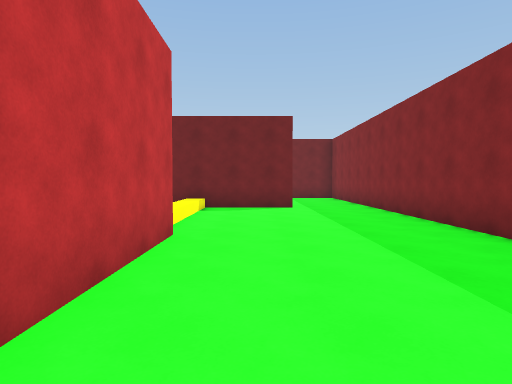
View 1 (above)

21 first-person views from a walk through a scene from a Unity 3-D project. The camera is 1.5 m above the floor, tilts 2° down and sees 75° across. The floor is counted in squares, 2 m on a side. Each view is taken from the middle of a square. On the plan, view 1 faces up. The plan holds only what a view shows up to about 11 squares ahead; the rest is blank. The place goes on beyond the plan. The player is left out. Surface patterns are stand-ins for the level's own textures.

View 2
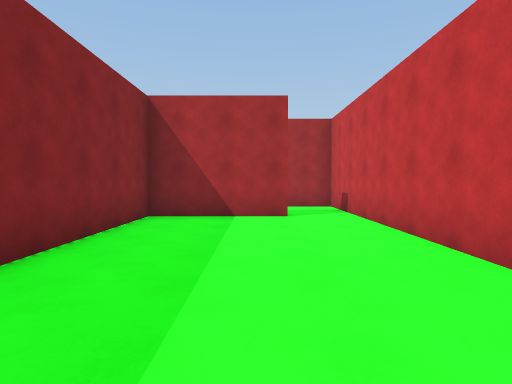

View 3
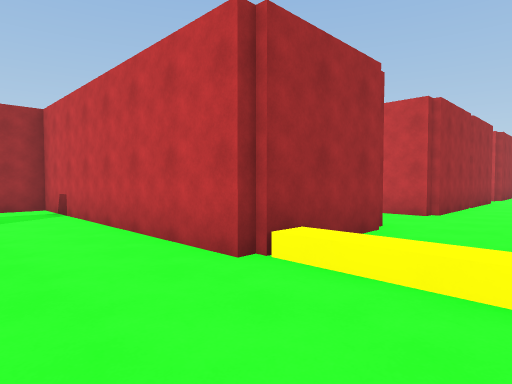

View 4
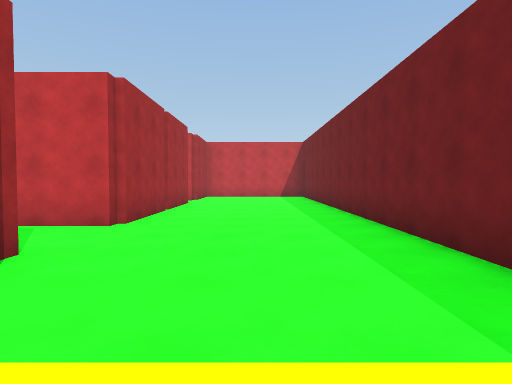

View 5
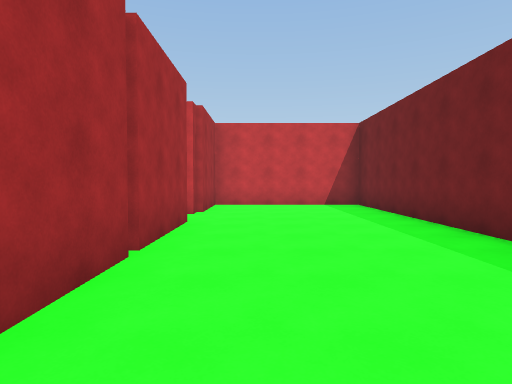

View 6
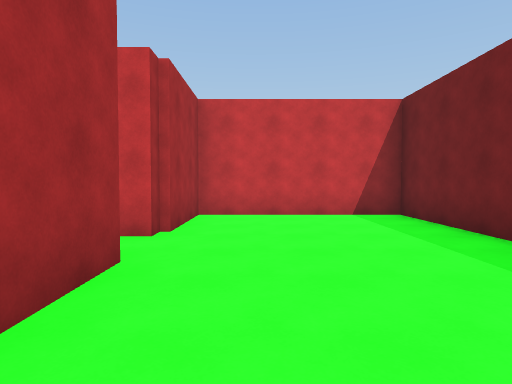

View 7
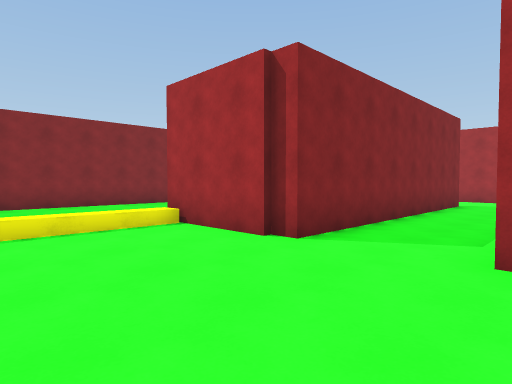

View 8
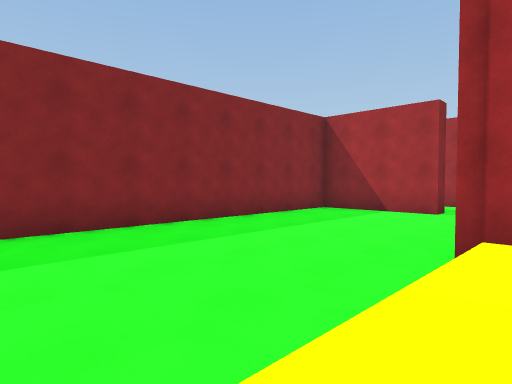

View 9
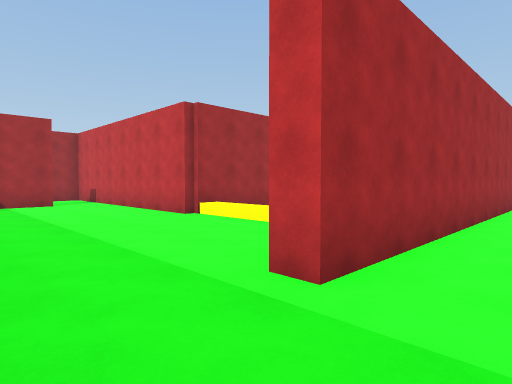

View 10
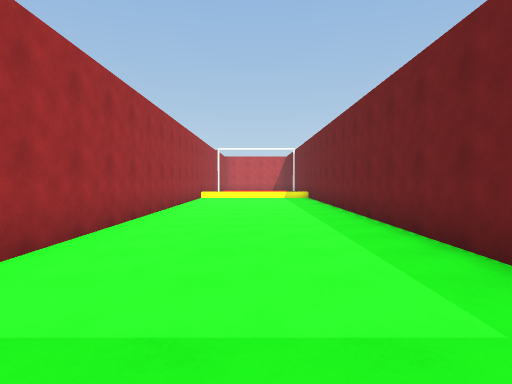

View 11
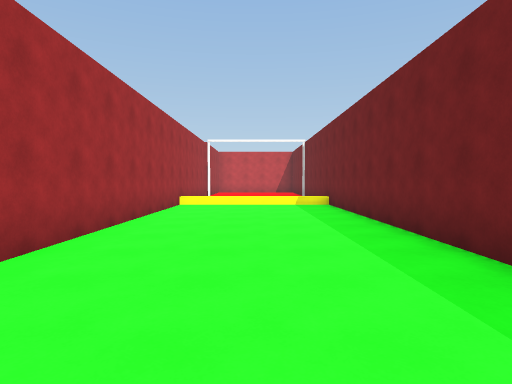

View 12
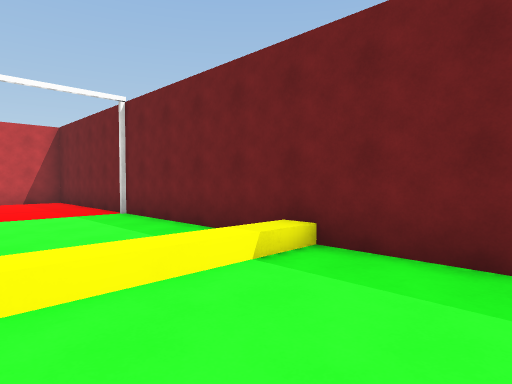

View 13
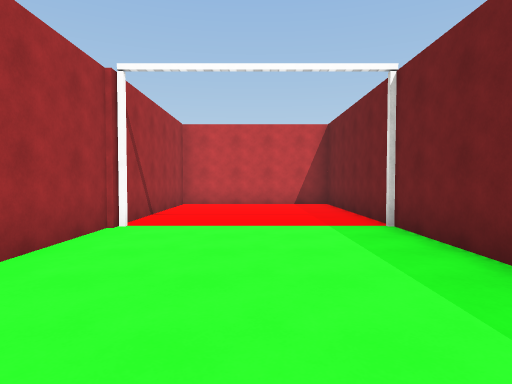

View 14
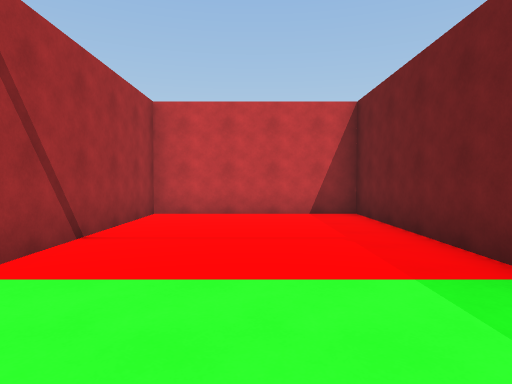

View 15
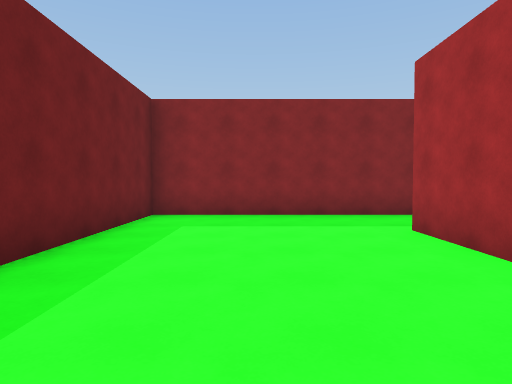

View 16
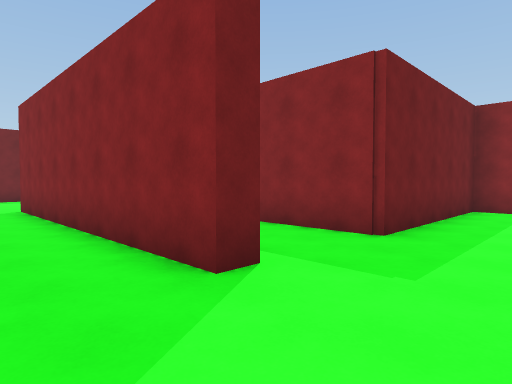

View 17
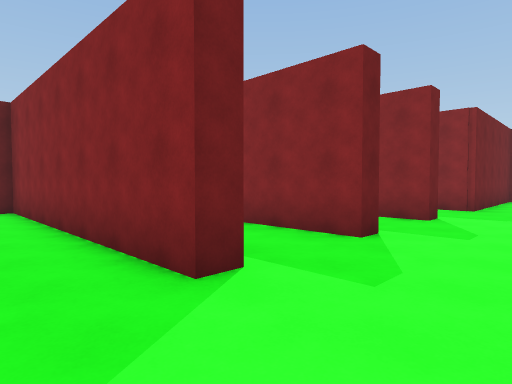

View 18
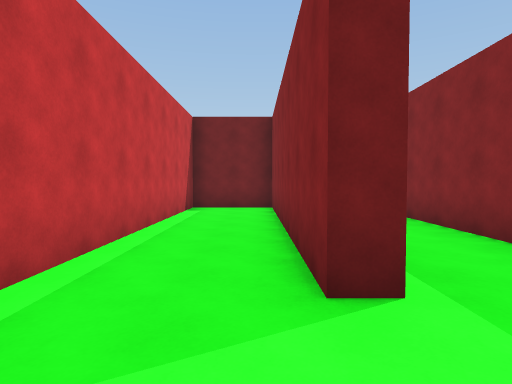

View 19
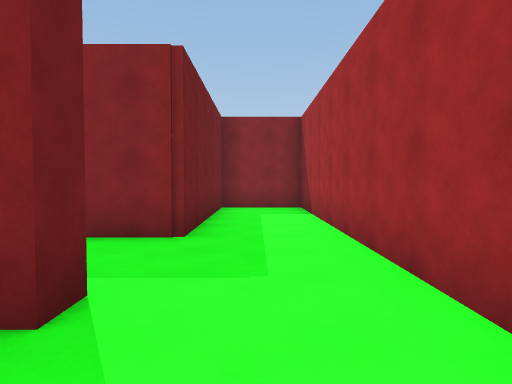

View 20
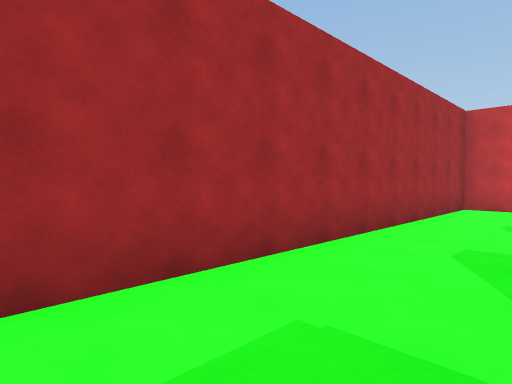

View 21
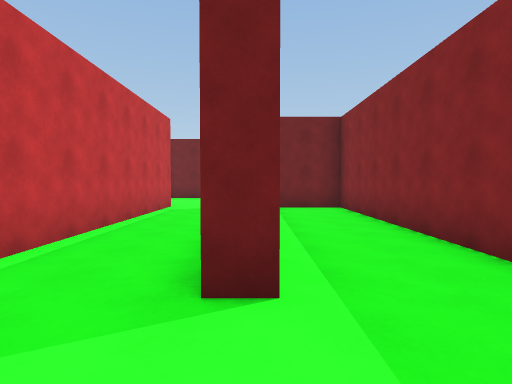

### Floor plan
Key: @ floor where view 1 was taken; # wall or solid block; . floor; / step, stairs or slope.
Columns run from 22 left of view 1 to 4 right of it. Each row starts with its distance up from view 1.
 15 ###########################
 14 #.........//..............#
 13 #.........//..............#
 12 #.........//..............#
 11 #.........//..............#
 10 #.........//..............#
  9 ########################..#
  8      #....................#
  7      #....................#
  6      #....................#
  5      #....................#
  4      ####.######..####....#
  3           #..# #..#..#....#
  2           #..# #..#..#....#
  1           #..# #..#..#....#
  0           #..#.#..#..#@####
 -1           #..#.#..#..#.
 -2           #..#.#..#..#..
 -3           #..........######
 -4           #...............#
 -5           #...............#
 -6           #################

Positions as (right, up) in squares from view 1, and headings:
1: (0, 0), facing up
2: (1, 7), facing down
3: (1, 7), facing down-left
4: (-1, 7), facing left
5: (-6, 6), facing left
6: (-9, 6), facing left
7: (-7, 8), facing down-right
8: (-2, 8), facing down-right
9: (3, 11), facing down-left
10: (3, 12), facing left
11: (-1, 12), facing left
12: (-9, 11), facing up-left
13: (-11, 12), facing left
14: (-14, 12), facing left
15: (-4, 12), facing right
16: (-6, -5), facing up-right
17: (-11, -5), facing up-right
18: (-10, -5), facing up
19: (-6, -4), facing right
20: (-2, -3), facing down-left
21: (-4, -5), facing up
